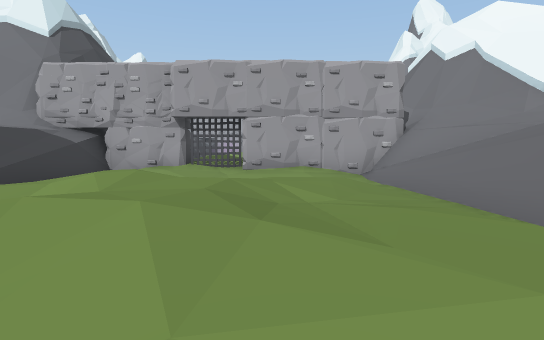
[1] (above)

12 first-person views from a walk through a Unity game level. The camera is 1.3 m above the floor, tilts 4° down and sees 80° across. The floor is counted in squares, 2 m on a side. Each view is taken from the middle of a square. On the plan, view 1 faces up. The plan holds only what a view shows up to about 10 squares ahead; the rest is blank. The place goes on beyond the plan. The player character is not drawn. Some animated figures are left out. Door leaves are left out, so doorways stand open.

[2]
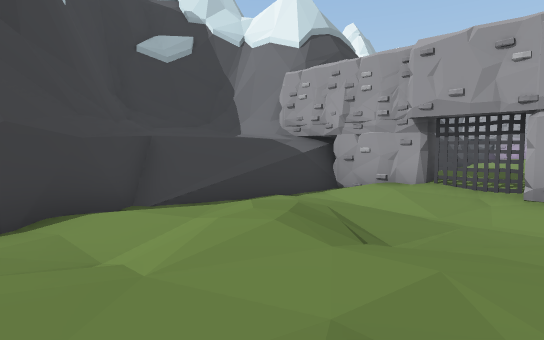

[3]
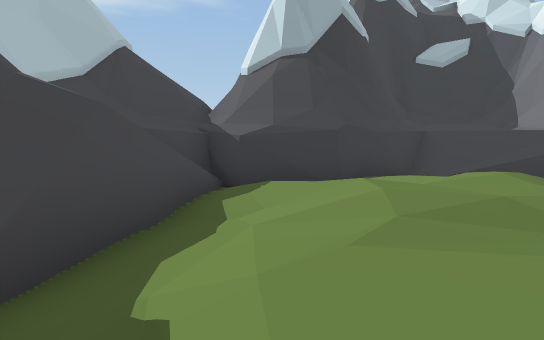

[4]
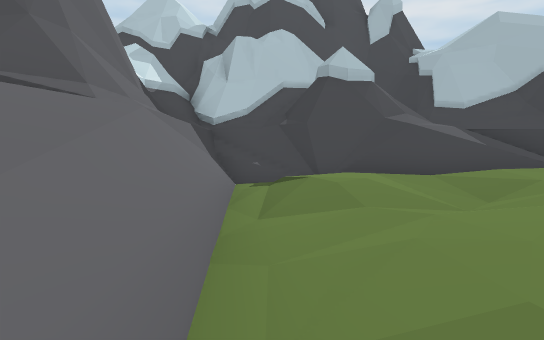

[5]
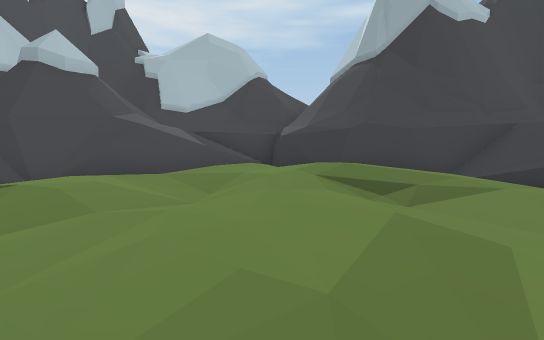

[6]
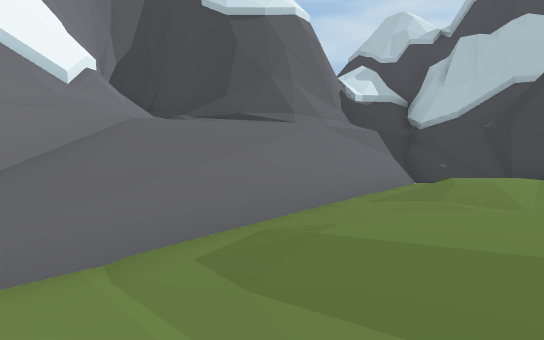

[7]
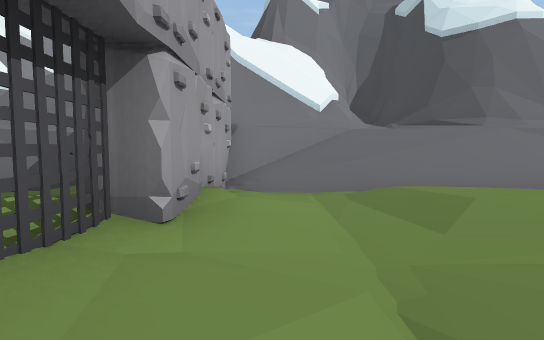

[8]
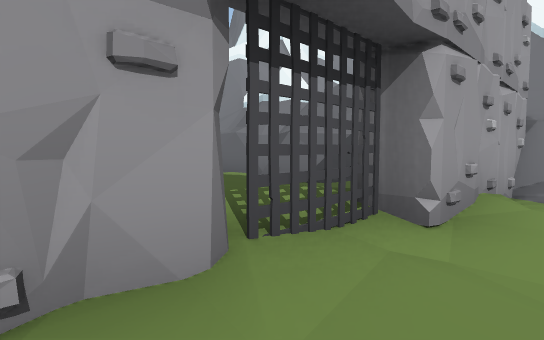

[9]
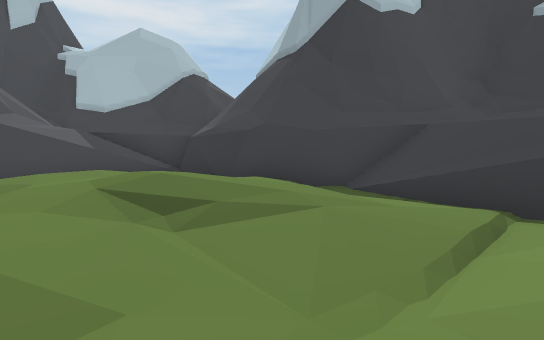

[10]
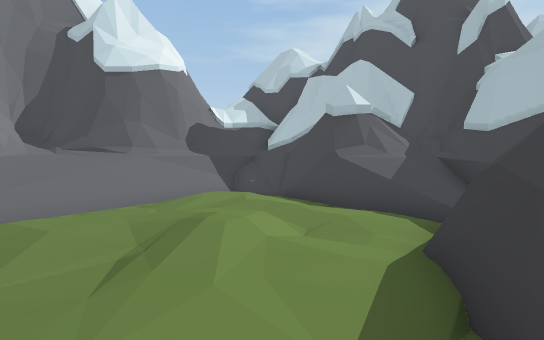

[11]
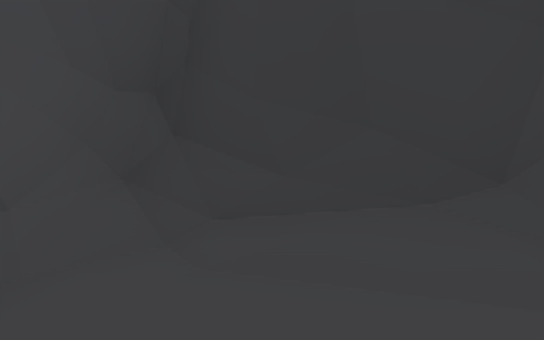

[12]
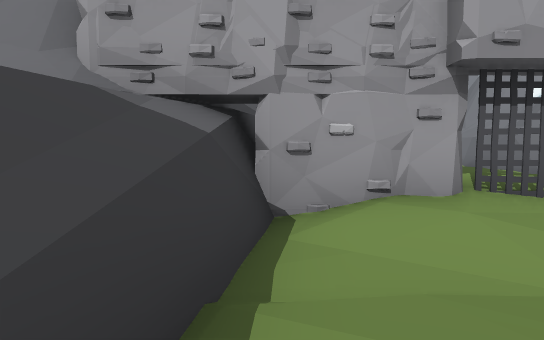

### Floor plan
Key: @ floor where view 1 was taken; # wall or solid block; . main floor; : floor 0.25 m higher than the main floor; + floor 0.5 m higher than the main floor; * floor 0.75 m higher than the main floor; % floor 2 m higher than the main floor; & floor 2.25 m higher than the main floor; / step, stairs or slope; D open door; = window, fence, low wall or low ledge; ^ raised ledge; v drop or lower ground; G gate.
Columns run from 9 left of view 1 to 5 right of it. Each row starts with its distance up from view 1.
 10       vvvvvv ##
  9    ### vvvv  ##
  8  ######GG######
  7 ^#&&//...../==#
  6 ^/&&/.......#=
  5 ^#///.:/.+:.=%=
  4  ^#/=.+*/+:.=##
  3   ###/+/+::.==#
  2    ###:/*++.DD#
  1    ###::::+/=##
  0    #=#=#/@..=#
 -1    D===DD#####
 -2    DD==&D####
 -3    ####====#

Where each view was taken, in squares from view 1:
view 1: 0 up, 0 right, facing up
view 2: 2 up, 0 right, facing up-left
view 3: 1 up, 2 right, facing left
view 4: 6 up, 2 right, facing down
view 5: 6 up, 2 right, facing down-left
view 6: 7 up, 0 right, facing down-right
view 7: 7 up, 3 left, facing right
view 8: 7 up, 3 left, facing up-right
view 9: 7 up, 0 right, facing down-left
view 10: 6 up, 5 left, facing down-right
view 11: 6 up, 6 left, facing left
view 12: 5 up, 4 left, facing up
